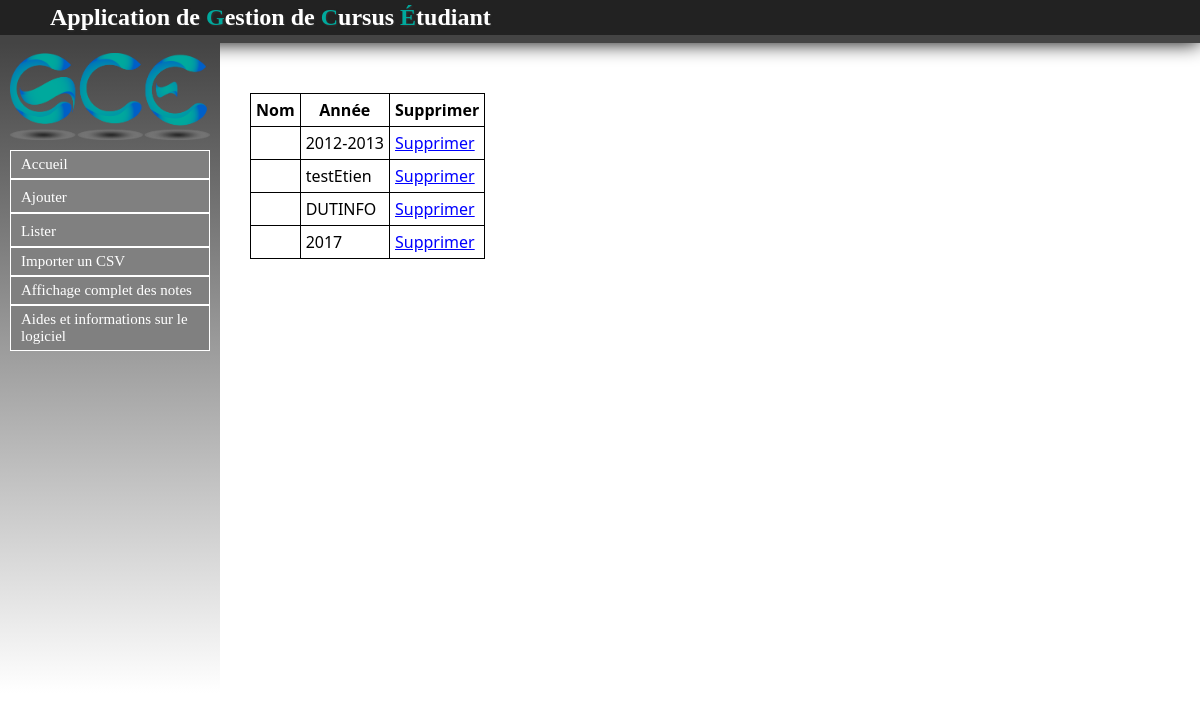
Page /Diplome/listerDiplomes on the committed database.
### Diplome/models.py (models this page shows, shortened)
class Diplome(models.Model):
	intitule = models.CharField(max_length=30,null=False)
	annee = models.ForeignKey(Annee, null=True)

### Annee/models.py (models this page shows)
class Annee(models.Model):
	intitule = models.CharField(max_length=9,null=False)
	def __str__(self):
		return self.intitule

### Diplome/views.py (the view)
def listerDiplomes(request):
	dips = Diplome.objects.all()
	return render(request, 'contenu_html/listerDiplomes.html',{'dips': dips})

### Diplome/templates/contenu_html/listerDiplomes.html (shortened to what this page needs)
{% extends "templates/base.html" %}
{% block content %}
{% if not dips %}
	<p>Pas de diplome</p>
{% else %}
	<table style="border:1px solid black; border-collapse : collapse;">
	<tr>
		<th style="border:1px solid black;">Nom</th>
		<th style="border:1px solid black;">Année</th>
		<th style="border:1px solid black;">Supprimer</th>
	</tr>
{% endif %}
{% for dip in dips %}
	<tr>
		<td style="border:1px solid black;">{{ dip.nom }}</td>
		<td style="border:1px solid black;">{{ dip.annee }}</td>
		<td><a href="supprdip/{{ dip.id }}">Supprimer</a></td>
	</tr>
{% endfor %}
</table>
{% endblock %}

### static/css/stylesheet.css (style rules this page uses)
a { color:#222222; text-decoration: none; }
table a { color: blue; text-decoration: underline; }
html,body { height: 100%; }
body { font-family: "Segoe UI", Verdana, serif; font-size:12pt; margin:0; padding:0; }
table { border:1px solid black; border-collapse : collapse; }
table { margin-left: 50px; }
td, th { padding: 5px; border:1px solid black; }

### rows in the picture
Diplome: annee "2012-2013"
Diplome: annee "testEtien"
Diplome: annee "DUTINFO"
Diplome: annee "2017"
